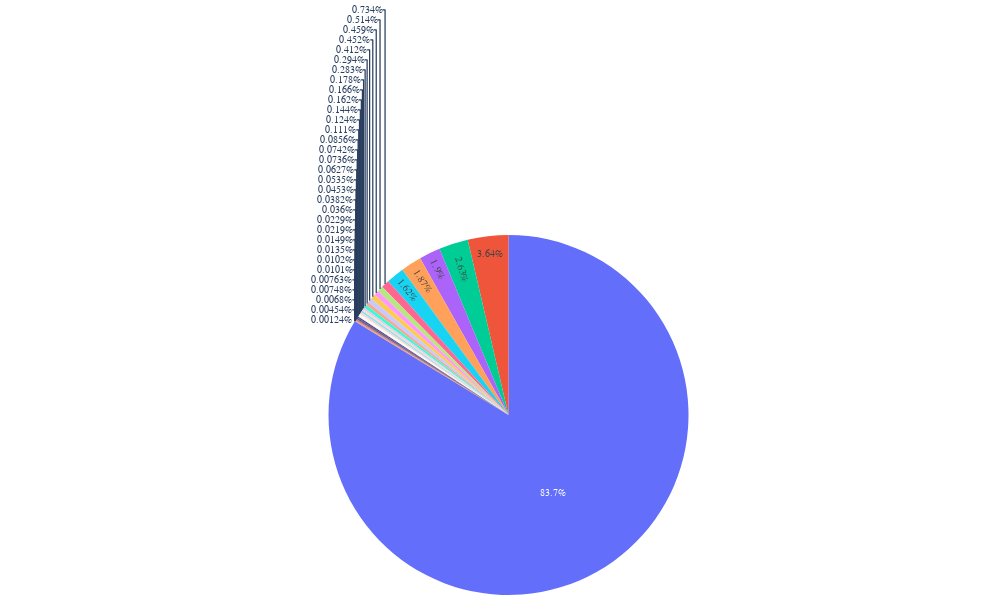

Write notebook code for a chart like this one.
### Code cell
fig2 = px.pie(df, values='sum_order', names='Country', 
     hover_data=['number_customers'],
                labels={'number_customers': 'Unique Customers'})
fig2.update_layout(
     plot_bgcolor='rgba(0,0,0,0)',
     width=1000,
     height=600,
     margin={"r":0,"t":0,"l":0,"b":0},
     showlegend = False,
     font_family = "Switzerland",
     font_size=10
)
fig2.show()

### Figure 1 — Plotly figure (JSON) as saved in the notebook; plotly's stock layout.template omitted (floating-point values rounded to 4 significant figures)
{"data": [{"customdata": [[1], [1], [3], [1], [1], [1], [1], [2], [1], [2], [4], [1], [4], [4], [5], [6], [11], [1], [4], [9], [1], [8], [14], [9], [12], [20], [10], [25], [30], [22], [8], [8], [9], [94], [88], [4], [9], [3921]], "domain": {"x": [0, 1], "y": [0, 1]}, "hovertemplate": "Country=%{label}<br>sum_order=%{value}<br>Unique Customers=%{customdata[0]}<extra></extra>", "labels": ["Saudi Arabia", "RSA", "Bahrain", "Lebanon", "Brazil", "Lithuania", "European Community", "United Arab Emirates", "Czech Republic", "Malta", "Greece", "Iceland", "Canada", "USA", "Unknown", "Poland", "Austria", "Hong Kong", "Israel", "Denmark", "Singapore", "Cyprus", "Italy", "Channel Islands", "Finland", "Portugal", "Norway", "Belgium", "Spain", "Switzerland", "Japan", "Sweden", "Australia", "UK", "France", "Ireland", "Netherlands", "Germany"], "legendgroup": "", "name": "", "showlegend": true, "type": "pie", "values": [7347.0, 26890.0, 40273, 44280.0, 45180.0, 60110.0, 60180.0, 80160.0, 88190.0, 129600.0, 135800.0, 213100.0, 226200.0, 268500.0, 317200.0, 371300.0, 435900.0, 439400.0, 507100.0, 658300.0, 736000.0, 854800.0, 962000.0, 985500.0, 1055000.0, 1675000.0, 1739000.0, 2439000.0, 2677000.0, 2720000.0, 3046000.0, 4348000.0, 9599000.0, 11070000.0, 11240000.0, 15580000.0, 21570000.0, 495900000.0]}], "layout": {"font": {"family": "Switzerland", "size": 10}, "height": 600, "legend": {"tracegroupgap": 0}, "margin": {"b": 0, "l": 0, "r": 0, "t": 0}, "plot_bgcolor": "rgba(0,0,0,0)", "showlegend": false, "width": 1000}}
